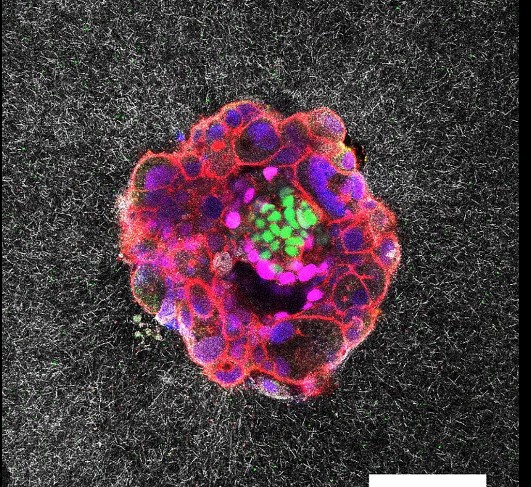
#> input picture hucre.jpg, 531 x 487 px
$ python analiz.py
#> lines starting #> are read from the running program, lines starting #| are printed output that depends on the picture; after the words box and inside, x2 and y2 are one past the last pixel; in counts of white or black regions, pixels touching at a corner belong together
import cv2
import numpy as np

# 1. Görüntüyü Yükle
resim = cv2.imread("hucre.jpg")
#> resim is the input picture: shape (487, 531, 3); mean B, G, R 65.8, 57.7, 76.5
kopya_resim = resim.copy()

# 2. Biyolojik Kalibrasyon Parametreleri (Örn: U87 Hücre Hattı İçin)
# U87 gibi glial hücrelerin veya iç organellerinin analizi için özel eşik değerleri
U87_MIN_ALAN = 15 # Organeller küçük olduğu için alanı düşürdük

# 3. İleri Seviye Görüntü İşleme: Renk Uzayını Değiştirme (BGR'den HSV'ye)
# İnsan gözünün rengi algılama şekline en yakın format HSV'dir.
hsv_resim = cv2.cvtColor(resim, cv2.COLOR_BGR2HSV)
#> hsv_resim: shape (487, 531, 3); mean H, S, V 54.1, 45.3, 78.6

# 4. Florasan Yeşil Rengi Hedefleme (Dalga Boyu Filtresi)
# Sadece spesifik olarak parlayan yeşil boyayı/proteini yakalamak için sınırları belirliyoruz
alt_yesil = np.array([35, 50, 50])
ust_yesil = np.array([85, 255, 255])

# 5. Sadece yeşil olan yerleri beyaz, geri kalan her şeyi siyah yapan bir maske oluştur
maske = cv2.inRange(hsv_resim, alt_yesil, ust_yesil)
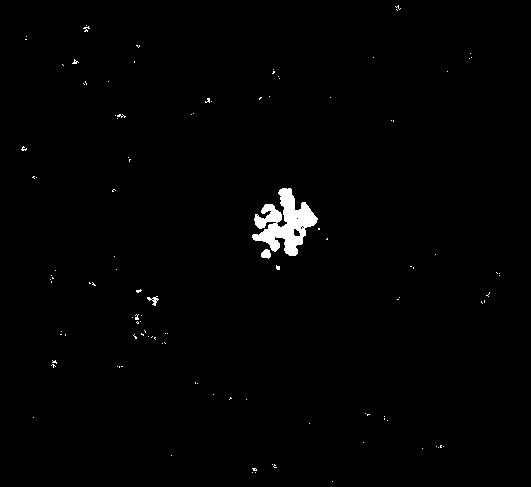
#> maske: shape (487, 531); 1% white; 115 white regions (112 under 20 px)

# 6. Sadece bu maskelenmiş yeşil alanların sınırlarını bul
konturlar, _ = cv2.findContours(maske, cv2.RETR_EXTERNAL, cv2.CHAIN_APPROX_SIMPLE)
#> konturlar = 115 contours, 112 with area under 20; largest, box (x1, y1, x2, y2) and area: (252, 188, 318, 256) 2032, (261, 249, 271, 259) 59, (147, 296, 159, 306) 34

hedef_sayisi = 0

# 7. Hedefleri Analiz Et ve İşaretle
for kontur in konturlar:
    alan = cv2.contourArea(kontur)

    # Sadece kalibrasyon parametremizden büyük olanları say
    if alan > U87_MIN_ALAN:
        # Bulunan yapıların etrafını bu sefer Turkuaz (Cyan) rengiyle çiziyoruz
        cv2.drawContours(kopya_resim, [kontur], -1, (255, 255, 0), 2)
        hedef_sayisi += 1
#> this loop made 115 passes
#> alan on passes 4, 5, 12, 22, 29, 30, 33, 36, 41, 45, 48, 53: 6, 0.5, 1, 0.5, 1.5, 4, 0.5, 2, 1, 2.5, 6, 34
#> (kontur, alan) on passes 1, 2, 3, 6, 7, 8: ([[332, 481]], 0), ([[255, 472]], 0), ([[252, 472]], 0), ([[272, 464]], 0), ([[171, 455]], 0), ([[422, 448]], 0)
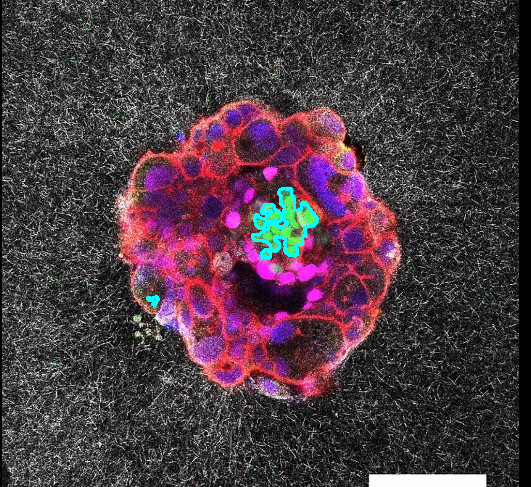
#> kopya_resim: shape (487, 531, 3); 0.6% of pixels changed, all inside (x1, y1, x2, y2) = (146, 187, 319, 307)
#> after the loop, hedef_sayisi = 3

# 8. Ekrana Profesyonel Rapor Baskısı
cv2.putText(kopya_resim, "U87 HUCRE HATTI - FLORASAN ANALIZI", (10, 30), cv2.FONT_HERSHEY_SIMPLEX, 0.7, (255, 255, 255), 2)
cv2.putText(kopya_resim, f"Tespit Edilen Hedef Yapi: {hedef_sayisi}", (10, 65), cv2.FONT_HERSHEY_SIMPLEX, 0.7, (255, 255, 0), 2)
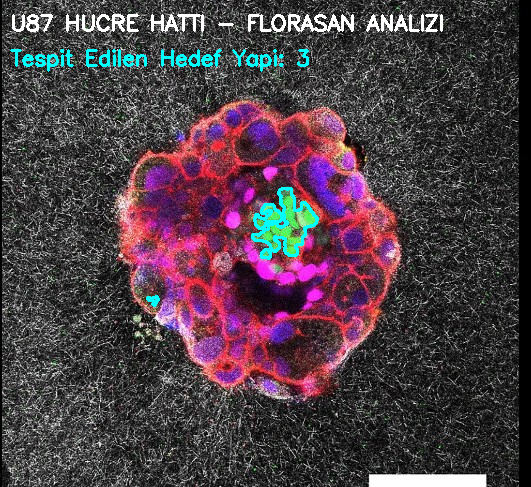
#> kopya_resim: shape (487, 531, 3); mean B, G, R 70.6, 62.3, 77.7

# 9. Sonucu Kaydet
cv2.imwrite("florasan_analiz.jpg", kopya_resim)
print(f"Florasan analizi tamamlandı! {hedef_sayisi} adet hedef yapı bulundu.")
#| Florasan analizi tamamlandı! 3 adet hedef yapı bulundu.
print("Lütfen florasan_analiz.jpg dosyasını kontrol et.")
